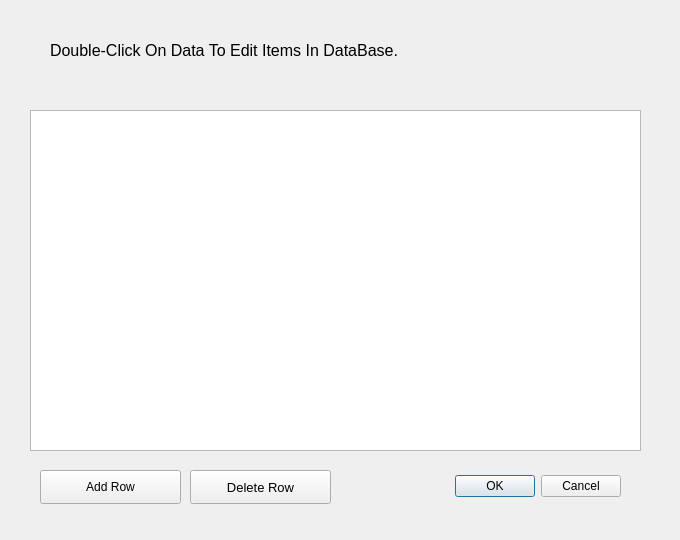
<?xml version="1.0" encoding="UTF-8"?>
<ui version="4.0">
 <class>Edit_DataBase</class>
 <widget class="QDialog" name="Edit_DataBase">
  <property name="geometry">
   <rect>
    <x>0</x>
    <y>0</y>
    <width>680</width>
    <height>540</height>
   </rect>
  </property>
  <property name="windowTitle">
   <string>Dialog</string>
  </property>
  <widget class="QPushButton" name="pushButton_AddRow">
   <property name="geometry">
    <rect>
     <x>40</x>
     <y>470</y>
     <width>141</width>
     <height>34</height>
    </rect>
   </property>
   <property name="text">
    <string>Add Row</string>
   </property>
  </widget>
  <widget class="QTableView" name="tableView">
   <property name="geometry">
    <rect>
     <x>30</x>
     <y>110</y>
     <width>611</width>
     <height>341</height>
    </rect>
   </property>
   <property name="font">
    <font>
     <pointsize>12</pointsize>
    </font>
   </property>
  </widget>
  <widget class="QLabel" name="label">
   <property name="geometry">
    <rect>
     <x>50</x>
     <y>20</y>
     <width>571</width>
     <height>61</height>
    </rect>
   </property>
   <property name="font">
    <font>
     <pointsize>12</pointsize>
    </font>
   </property>
   <property name="text">
    <string>Double-Click On Data To Edit Items In DataBase.</string>
   </property>
  </widget>
  <widget class="QDialogButtonBox" name="buttonBox">
   <property name="geometry">
    <rect>
     <x>280</x>
     <y>470</y>
     <width>341</width>
     <height>32</height>
    </rect>
   </property>
   <property name="orientation">
    <enum>Qt::Horizontal</enum>
   </property>
   <property name="standardButtons">
    <set>QDialogButtonBox::Cancel|QDialogButtonBox::Ok</set>
   </property>
  </widget>
  <widget class="QPushButton" name="pushButton_DeleteRow">
   <property name="geometry">
    <rect>
     <x>190</x>
     <y>470</y>
     <width>141</width>
     <height>34</height>
    </rect>
   </property>
   <property name="font">
    <font>
     <pointsize>10</pointsize>
    </font>
   </property>
   <property name="text">
    <string>Delete Row</string>
   </property>
  </widget>
 </widget>
 <resources/>
 <connections>
  <connection>
   <sender>buttonBox</sender>
   <signal>accepted()</signal>
   <receiver>Edit_DataBase</receiver>
   <slot>accept()</slot>
   <hints>
    <hint type="sourcelabel">
     <x>578</x>
     <y>487</y>
    </hint>
    <hint type="destinationlabel">
     <x>583</x>
     <y>519</y>
    </hint>
   </hints>
  </connection>
  <connection>
   <sender>buttonBox</sender>
   <signal>rejected()</signal>
   <receiver>Edit_DataBase</receiver>
   <slot>reject()</slot>
   <hints>
    <hint type="sourcelabel">
     <x>410</x>
     <y>481</y>
    </hint>
    <hint type="destinationlabel">
     <x>410</x>
     <y>511</y>
    </hint>
   </hints>
  </connection>
 </connections>
</ui>
